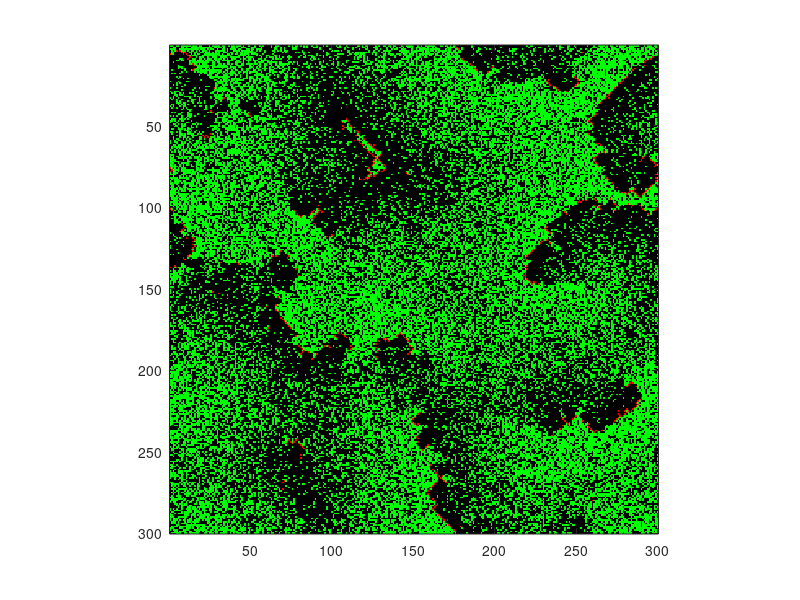

MATLAB code to generate this figure:
%% 微信公众号：数学模型（MATHmodels）
%  联系方式：mathmodels@outlook.com

m = 300; n = 300; % 表示森林的矩阵行列 m x n

Plight = 5e-6;    % 闪电概率
Pgrowth = 1e-2;   % 生长概率

% 邻居方位 d 和点燃概率 p
d = {[1,0], [0,1], [-1,0], [0,-1]}; 
p = [    1,     1,      1,      1];

% % 改进元胞自动机
% d = {[1,0], [0,1], [-1,0], [0,-1], [1,1], [-1,1], [-1,-1], [1,-1]};
% p = [ones(1,4), ones(1,4)*(sqrt(1/2)-1/2)];

% % 考虑风的情况
% d = {[1,0], [0,1], [-1,0], [0,-1], [1,1], [-1,1], [-1,-1], [1,-1], [0,-2]};
% p = [ 0.80,  0.30,   0.80,   1.00,  0.12,   0.12,    0.30,   0.30,    0.8]; 

% 空=0, 火=1, 树=2
E = 0; F = 1; T = 2;

S = T*(rand(m,n)<0.5);

imh = image(cat(3, S==F, S==T, zeros(m,n)));
axis image;

for t = 1:3000

    % 计算邻居中能传播着火的个数
    sum = zeros(size(S));
    for j = 1:length(d)
        sum = sum + p(j) * (circshift(S,d{j})==F);
    end
    
    isE = (S==E); isF = (S==F); isT = (S==T);     % 找出三种不同的状态
    
    ignite = rand(m,n)<sum | (rand(m,n)<Plight);  % 着火条件
    
    % 规则 1: 着火
    Rule1 = T*(isT & ~ignite) + F*(isT & ignite);
    % 规则 2: 烧尽
    Rule2 = F*isF - F*isF;
    % 规则 3: 新生
    Rule3 = T*(isE & rand(m,n)<Pgrowth);
    
    S = Rule1 + Rule2 + Rule3;

    set(imh, 'cdata', cat(3, isF, isT, zeros(m,n)) )
    drawnow
end
